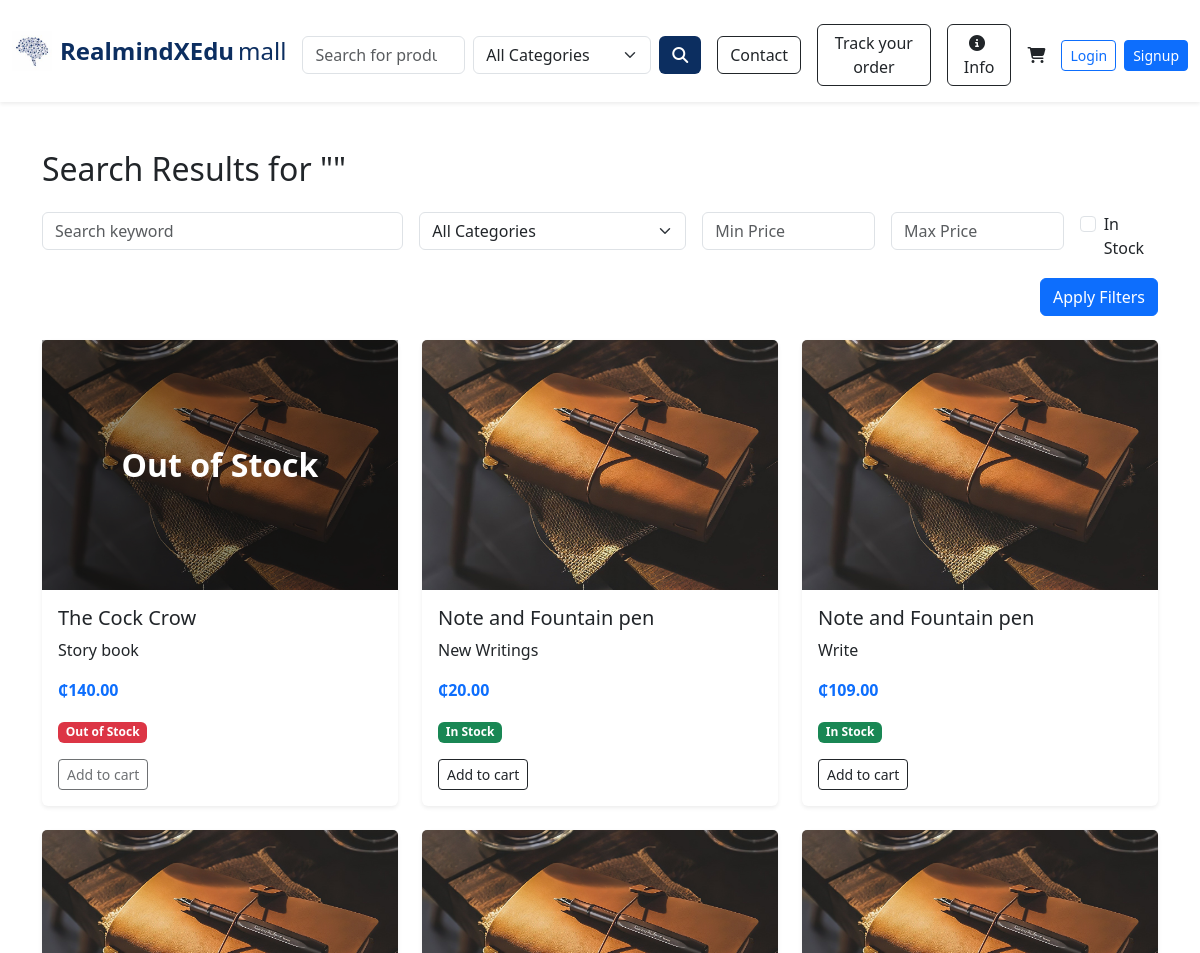
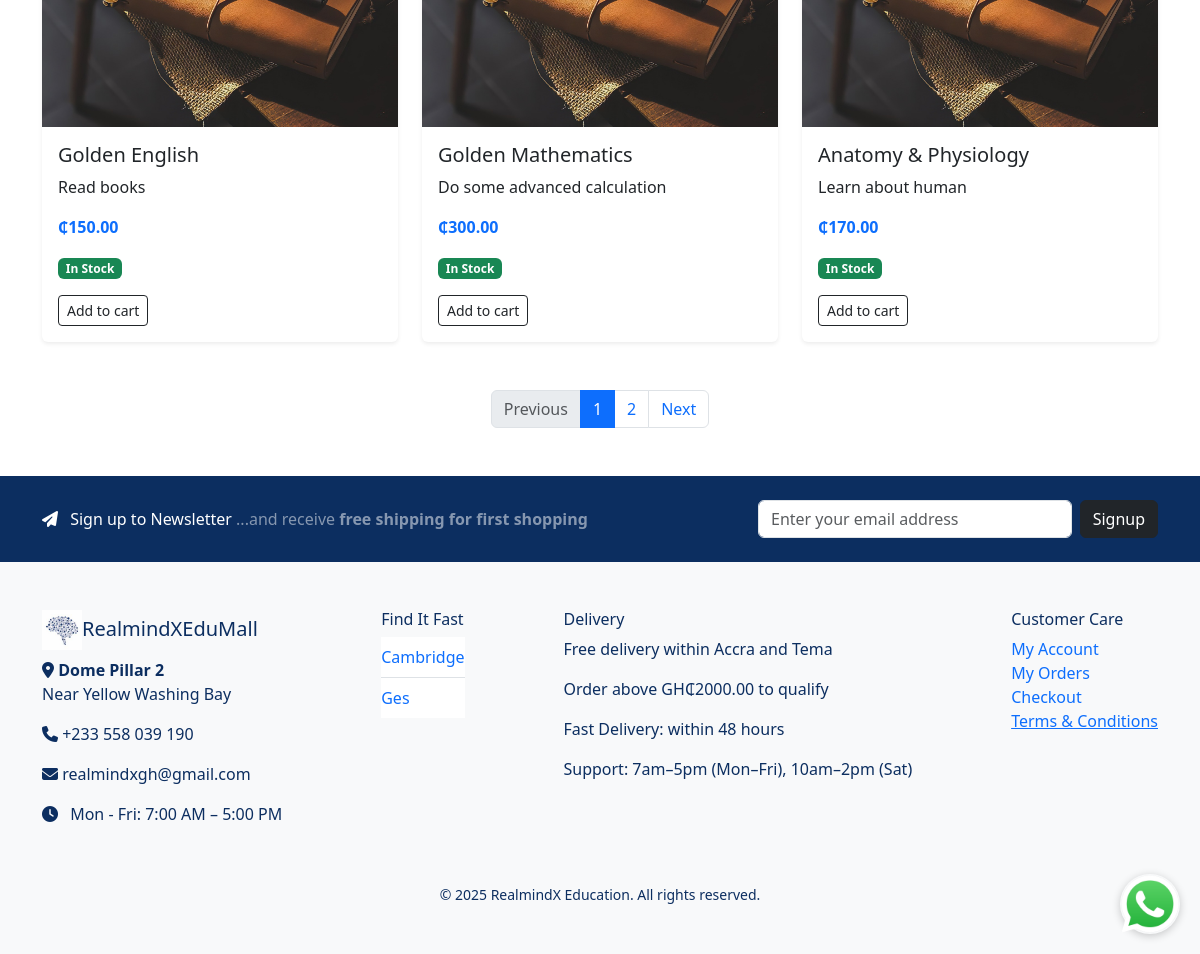
Screenshot of /search with the database file from the repository (2 pictures, top to bottom).
### e_commerce/models/products.py (models this page shows, shortened)
class Product(db.Model):
    __tablename__ = 'product'  # Optional, but makes FK references safer
    id = db.Column(db.Integer, primary_key=True)
    name = db.Column(db.String(120), nullable=False)
    description = db.Column(db.Text, nullable=False)
    price = db.Column(db.Float, nullable=False)
    discount_percentage = db.Column(db.Float, default=0.0)
    image_filename = db.Column(db.String(120))
    in_stock = db.Column(db.Boolean, default=True)
    date_created = db.Column(db.DateTime, default=datetime.utcnow)
    author = db.Column(db.String(120), nullable=True)
    brand = db.Column(db.String(120), nullable=True)
    grade = db.Column(db.String(50), nullable=True)
    level = db.Column(db.String(50), nullable=True)
    subject = db.Column(db.String(100), nullable=True)
    ratings = db.relationship('ProductRating', back_populates='product', lazy=True)
    category_id = db.Column(db.Integer, db.ForeignKey('category.id'))
    category = db.relationship('Category', back_populates='products')
    order_items = db.relationship('OrderItem', backref='product', lazy=True)

### e_commerce/models/category.py (models this page shows)
class Category(db.Model):
    id = db.Column(db.Integer, primary_key=True)
    name = db.Column(db.String(100), nullable=False, unique=True)
    products = db.relationship('Product', back_populates='category', lazy=True)

### e_commerce/routes/main_routes.py (the view)
@main_bp.route('/search')
def search():
    query = request.args.get('q', '').strip()
    category_id = request.args.get('category', type=int)
    min_price = request.args.get('min_price', type=float)
    max_price = request.args.get('max_price', type=float)
    in_stock = request.args.get('in_stock') == '1'
    page = request.args.get('page', 1, type=int)
    per_page = 6  # You can customize or make it dynamic
    products_query = Product.query.filter(
        db.or_(
            Product.name.ilike(f"%{query}%"),
            Product.author.ilike(f"%{query}%"),
            Product.brand.ilike(f"%{query}%"),
            Product.subject.ilike(f"%{query}%"),
            Product.grade.ilike(f"%{query}"),
            Product.level.ilike(f"%{query}")
        )
    )
    if category_id:
        products_query = products_query.filter_by(category_id=category_id)
    if min_price is not None:
        products_query = products_query.filter(Product.price >= min_price)
    if max_price is not None:
        products_query = products_query.filter(Product.price <= max_price)
    if in_stock:
        products_query = products_query.filter_by(in_stock=True)
    products = products_query.order_by(Product.date_created.desc()).paginate(
        page=page,
        per_page=per_page,
        error_out=False
    )
    categories = Category.query.order_by(Category.name).all()
    return render_template(
        'search_results.html',
        products=products,
        query=query,
        categories=categories
    )

### e_commerce/templates/search_results.html (shortened to what this page needs)
{% extends "index.html" %}
{% block content %}
<div class="container my-5">
  <h2 class="mb-4">Search Results for "{{ query }}"</h2>
  <form method="GET" action="{{ url_for('main.search') }}" class="row g-3 mb-4">
    <div class="col-md-4">
      <input type="text" name="q" value="{{ request.args.get('q', '') }}" class="form-control" placeholder="Search keyword">
    </div>
    <div class="col-md-3">
      <select name="category" class="form-select">
        <option value="">All Categories</option>
      </select>
    </div>
    <div class="col-md-2">
      <input type="number" name="min_price" step="0.01" value="{{ request.args.get('min_price') }}" class="form-control" placeholder="Min Price">
    </div>
    <div class="col-md-2">
      <input type="number" name="max_price" step="0.01" value="{{ request.args.get('max_price') }}" class="form-control" placeholder="Max Price">
    </div>
    <div class="col-md-1 d-flex align-items-center">
      <div class="form-check">
        <input class="form-check-input" type="checkbox" name="in_stock" value="1" {% if request.args.get('in_stock') %}checked{% endif %}>
        <label class="form-check-label">In Stock</label>
      </div>
    </div>
    <div class="col-12 text-end">
      <button class="btn btn-primary" type="submit">Apply Filters</button>
    </div>
  </form>
  {% if products.items %}
    <div class="row">
      {% for product in products.items %}
        <div class="col-md-4 mb-4">
          <div class="card h-100 shadow-sm border-0">
            <div class="position-relative" style="height: 250px;">
              <img
                src="{{ url_for('static', filename='uploads/' ~ product.image_filename) }}"
                class="card-img-top"
                alt="{{ product.name }}"
                style="height: 100%; object-fit: cover;"
              >
              {% if not product.in_stock %}
              <div class="position-absolute top-0 start-0 w-100 h-100 d-flex justify-content-center align-items-center"
                   style="background-color: rgba(0, 0, 0, 0.4); z-index: 10;">
                <span class="text-white fw-bold" style="font-size: 2rem;">Out of Stock</span>
              </div>
              {% endif %}
            </div>
            <div class="card-body">
              <h5 class="card-title">{{ product.name }}</h5>
              <p class="card-text">{{ product.description[:100] }}{% if product.description|length > 100 %}...{% endif %}</p>
              <p class="text-primary fw-bold">₵{{ '%.2f'|format(product.price) }}</p>
              {% if product.in_stock %}
                <span class="badge bg-success mb-2">In Stock</span>
              {% else %}
                <span class="badge bg-danger mb-2">Out of Stock</span>
              {% endif %}
              <br>
              {% if product.in_stock %}
              <form method="POST" action="{{ url_for('cart.add_to_cart', product_id=product.id) }}">
                <button type="submit" class="btn btn-outline-dark btn-sm mt-2">Add to cart</button>
              </form>
              {% else %}
              <button class="btn btn-outline-dark btn-sm mt-2" disabled>Add to cart</button>
              {% endif %}
            </div>
          </div>
        </div>
      {% endfor %}
    </div>
    <nav aria-label="Search result pages">
      <ul class="pagination justify-content-center mt-4">
        {% if products.has_prev %}
          <li class="page-item">
            <a class="page-link" href="{{ url_for('main.search', page=products.prev_num, **request.args.to_dict()) }}">Previous</a>
          </li>
        {% else %}
          <li class="page-item disabled"><span class="page-link">Previous</span></li>
        {% endif %}
        {% for p in products.iter_pages(left_edge=1, right_edge=1, left_current=1, right_current=2) %}
          {% if p %}
            <li class="page-item {% if p == products.page %}active{% endif %}">
              <a class="page-link" href="{{ url_for('main.search', page=p, **request.args.to_dict()) }}">{{ p }}</a>
            </li>
          {% else %}
            <li class="page-item disabled"><span class="page-link">…</span></li>
          {% endif %}
        {% endfor %}
        {% if products.has_next %}
          <li class="page-item">
            <a class="page-link" href="{{ url_for('main.search', page=products.next_num, **request.args.to_dict()) }}">Next</a>
          </li>
        {% else %}
          <li class="page-item disabled"><span class="page-link">Next</span></li>
        {% endif %}
      </ul>
    </nav>
  {% else %}
    <div class="alert alert-warning text-center">No products found for "{{ query }}"</div>
  {% endif %}
</div>
{% endblock %}

### e_commerce/templates/index.html (shortened to what this page needs)
<!DOCTYPE html>
<html lang="en">
<head>
  <link href="https://cdn.jsdelivr.net/npm/bootstrap@5.3.3/dist/css/bootstrap.min.css" rel="stylesheet">
  <link rel="stylesheet" href="https://cdnjs.cloudflare.com/ajax/libs/font-awesome/6.6.0/css/all.min.css">
</head>
<body>
<nav class="navbar navbar-expand-lg navbar-light bg-white shadow-sm py-3">
  <div class="container-fluid">
    <a class="navbar-brand d-flex align-items-center" href="{{ url_for('main.home') }}">
      <img src="{{ url_for('static', filename='images/brain.jpg') }}" alt="Logo" width="40" class="me-2">
      <div class="d-flex align-items-baseline fs-4" style="color: #0C2E60;">
        <strong class="me-1">RealmindXEdu</strong><span>mall</span>
      </div>
    </a>
    <div class="collapse navbar-collapse d-none d-lg-flex justify-content-between mt-2">
      <div class="d-flex align-items-center w-100">
        {% if not current_user.is_authenticated %}
        <form method="GET" action="{{ url_for('main.search') }}" class="d-flex w-50 me-3">
          <input class="form-control me-2" type="search" name="q" placeholder="Search for products, author, level..." autocomplete="off">
          <select name="category" class="form-select me-2">
            <option value="">All Categories</option>
          </select>
          <button class="btn text-white" style="background-color: #0C2E60;"><i class="fas fa-search"></i></button>
        </form>
        {% endif %}
        <div class="d-flex align-items-center ms-auto">
          {% if not current_user.is_authenticated %}
            <a href="{{ url_for('main.contact') }}" class="btn btn-outline-dark me-3">Contact</a>
            <a href="{{ url_for('main.track_order') }}" class="btn btn-outline-dark me-3">Track your order</a>
            <a href="{{ url_for('main.info') }}" class="btn btn-outline-dark me-3"><i class="fas fa-info-circle me-1"></i> Info</a>
            <a href="{{ url_for('cart.view_cart') }}" class="text-dark position-relative me-3">
              <i class="fas fa-shopping-cart"></i>
            </a>
            <a href="{{ url_for('auth.login') }}" class="btn btn-outline-primary btn-sm me-2">Login</a>
            <a href="{{ url_for('auth.user_signup') }}" class="btn btn-primary btn-sm">Signup</a>
          {% else %}
            <span class="me-3">Welcome, {{ current_user.username }}</span>
            <a class="nav-link me-3" href="{{ url_for('main.purchased_products') }}"><i class="fas fa-box-open me-1"></i> My Orders</a>
            <a href="{{ url_for('auth.logout') }}" class="btn btn-outline-danger btn-sm">Logout</a>
          {% endif %}
        </div>
      </div>
    </div>
  </div>
</nav>
<main>
  {% block content %}{% endblock %}
</main>
<section class="text-white py-4" style="background-color: #0C2E60;">
  <div class="container d-flex flex-column flex-md-row justify-content-between align-items-center">
    <p class="mb-3 mb-md-0 fs-6">
      <i class="fas fa-paper-plane me-2"></i> Sign up to Newsletter
      <span class="text-white-50">...and receive <strong>free shipping for first shopping</strong></span>
    </p>
    <form method="POST" action="{{ url_for('main.subscribe_newsletter') }}" class="d-flex" style="max-width: 400px; width: 100%;">
      <input type="email" name="email" class="form-control me-2" placeholder="Enter your email address" required>
      <button class="btn btn-dark" type="submit">Signup</button>
    </form>
  </div>
</section>
<footer class="bg-light py-5" style="color: #0C2E60;">
  <div class="container d-flex flex-wrap justify-content-between">
    <div class="mb-4">
      <h5><img src="{{ url_for('static', filename='images/brain.jpg') }}" width="40"><span style="color: #0C2E60;">RealmindXEduMall</span></h5>
      <p><i class="fa fa-map-marker-alt"></i> <strong>Dome Pillar 2</strong><br>Near Yellow Washing Bay</p>
      <p><i class="fa fa-phone"></i> +233 558 039 190</p>
      <p><i class="fa fa-envelope"></i> realmindxgh@gmail.com</p>
      <p><i class="fa fa-clock me-2"></i> Mon - Fri: 7:00 AM – 5:00 PM</p>
    </div>
    <div>
      <h6>Find It Fast</h6>
      <ul class="list-group list-group-flush">
        {% for cat in categories %}
          <li class="list-group-item px-0">
            <a href="{{ url_for('main.search', category=cat.id) }}" class="text-decoration-none">{{ cat.name }}</a>
          </li>
        {% endfor %}
      </ul>
    </div>
    <div>
      <h6>Delivery</h6>
      <p>Free delivery within Accra and Tema</p>
      <p>Order above GH₵2000.00 to qualify</p>
      <p>Fast Delivery: within 48 hours</p>
      <p>Support: 7am–5pm (Mon–Fri), 10am–2pm (Sat)</p>
    </div>
    <div>
      <h6>Customer Care</h6>
      <ul class="list-unstyled">
        <li><a href="{{ url_for('auth.login') }}" class="text-decoration-none" >My Account</a></li>
        <li><a href="{{ url_for('auth.login') }}" class="text-decoration-none">My Orders</a></li>
        <li><a href="{{ url_for('cart.checkout') }}" class="text-decoration-none">Checkout</a></li>
        <li><a href="#">Terms & Conditions</a></li>
      </ul>
    </div>
  </div>
  <div class="text-center mt-3">
    <small id="copyright"></small>
  </div>
</footer>
<a href="https://wa.me/233558099689" class="whatsapp-float" target="_blank" style="position: fixed;
  bottom: 20px;
  right: 20px;
  z-index: 9999;
  background-color: transparent;
  border-radius: 50%;
  box-shadow: 0 2px 8px rgba(0,0,0,0.2);
  transition: transform 0.2s ease-in-out;">
    <img src="{{ url_for('static', filename='images/whatsapp.png') }}" alt="WhatsApp" width="60">
</a>
</body>
</html>

### rows the page displays
Product: image_filename (picture), in_stock "Out of Stock", name "The Cock Crow", description "Story book", price "140.00"
Product: image_filename (picture), name "Note and Fountain pen", description "New Writings", price "20.00", in_stock "In Stock"
Product: image_filename (picture), name "Note and Fountain pen", description "Write", price "109.00", in_stock "In Stock"
Product: image_filename (picture), name "Golden English", description "Read books", price "150.00", in_stock "In Stock"
Product: image_filename (picture), name "Golden Mathematics", description "Do some advanced calculation", price "300.00", in_stock "In Stock"
Product: image_filename (picture), name "Anatomy & Physiology", description "Learn about human", price "170.00", in_stock "In Stock"
Category: name "Cambridge"
Category: name "Ges"

### other values shown
{{ p }} "1" "2"
